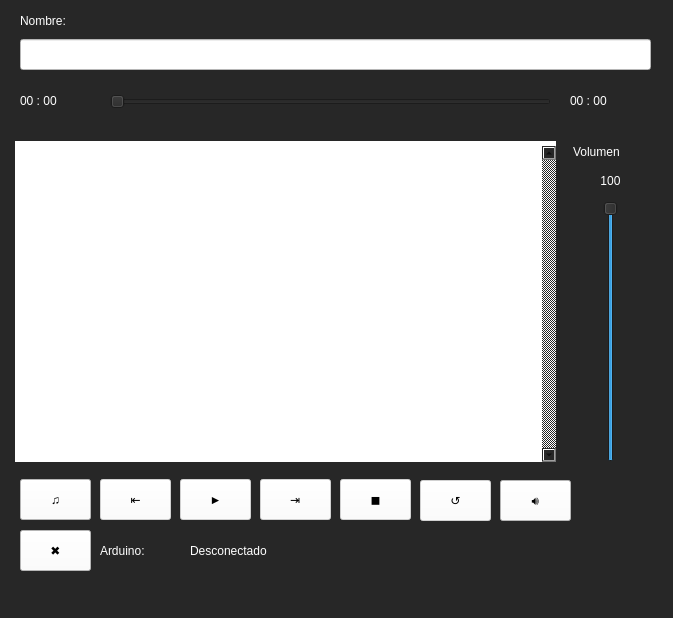
<?xml version="1.0" encoding="UTF-8"?>
<ui version="4.0">
 <class>MainWindow</class>
 <widget class="QMainWindow" name="MainWindow">
  <property name="geometry">
   <rect>
    <x>0</x>
    <y>0</y>
    <width>673</width>
    <height>618</height>
   </rect>
  </property>
  <property name="minimumSize">
   <size>
    <width>0</width>
    <height>0</height>
   </size>
  </property>
  <property name="windowTitle">
   <string>MainWindow</string>
  </property>
  <property name="styleSheet">
   <string notr="true">background-color: rgb(39, 39, 39);</string>
  </property>
  <property name="toolButtonStyle">
   <enum>Qt::ToolButtonIconOnly</enum>
  </property>
  <property name="tabShape">
   <enum>QTabWidget::Rounded</enum>
  </property>
  <widget class="QWidget" name="centralwidget">
   <widget class="QPushButton" name="btnAddSong">
    <property name="enabled">
     <bool>true</bool>
    </property>
    <property name="geometry">
     <rect>
      <x>20</x>
      <y>479</y>
      <width>71</width>
      <height>41</height>
     </rect>
    </property>
    <property name="styleSheet">
     <string notr="true">font: 75 20pt &quot;MS Shell Dlg 2&quot;;
background-color: rgb(255, 255, 255);</string>
    </property>
    <property name="text">
     <string>♫</string>
    </property>
   </widget>
   <widget class="QListWidget" name="listSongs">
    <property name="enabled">
     <bool>true</bool>
    </property>
    <property name="geometry">
     <rect>
      <x>15</x>
      <y>141</y>
      <width>541</width>
      <height>321</height>
     </rect>
    </property>
    <property name="styleSheet">
     <string notr="true">font: 14pt &quot;Consolas&quot;;
color: rgb(0, 0, 0);
padding-left: 5px;
padding-top: 5px;
background-color: rgb(255, 255, 255);</string>
    </property>
    <property name="frameShape">
     <enum>QFrame::NoFrame</enum>
    </property>
    <property name="frameShadow">
     <enum>QFrame::Raised</enum>
    </property>
    <property name="verticalScrollBarPolicy">
     <enum>Qt::ScrollBarAlwaysOn</enum>
    </property>
    <property name="horizontalScrollBarPolicy">
     <enum>Qt::ScrollBarAlwaysOff</enum>
    </property>
    <property name="autoScroll">
     <bool>false</bool>
    </property>
    <property name="showDropIndicator" stdset="0">
     <bool>false</bool>
    </property>
    <property name="alternatingRowColors">
     <bool>true</bool>
    </property>
    <property name="isWrapping" stdset="0">
     <bool>false</bool>
    </property>
    <property name="viewMode">
     <enum>QListView::ListMode</enum>
    </property>
    <property name="wordWrap">
     <bool>true</bool>
    </property>
    <property name="selectionRectVisible">
     <bool>true</bool>
    </property>
   </widget>
   <widget class="QPushButton" name="btnPlay">
    <property name="enabled">
     <bool>false</bool>
    </property>
    <property name="geometry">
     <rect>
      <x>180</x>
      <y>479</y>
      <width>71</width>
      <height>41</height>
     </rect>
    </property>
    <property name="styleSheet">
     <string notr="true">font: 75 20pt &quot;MS Shell Dlg 2&quot;;
color: rgb(0, 0, 0);
background-color: rgb(255, 255, 255);</string>
    </property>
    <property name="text">
     <string>►</string>
    </property>
   </widget>
   <widget class="QPushButton" name="btnStop">
    <property name="enabled">
     <bool>false</bool>
    </property>
    <property name="geometry">
     <rect>
      <x>340</x>
      <y>479</y>
      <width>71</width>
      <height>41</height>
     </rect>
    </property>
    <property name="styleSheet">
     <string notr="true">font: 75 15pt &quot;MS Shell Dlg 2&quot;;
color: rgb(0, 0, 0);
background-color: rgb(255, 255, 255);</string>
    </property>
    <property name="text">
     <string>◼</string>
    </property>
   </widget>
   <widget class="QPushButton" name="btnNext">
    <property name="enabled">
     <bool>false</bool>
    </property>
    <property name="geometry">
     <rect>
      <x>260</x>
      <y>479</y>
      <width>71</width>
      <height>41</height>
     </rect>
    </property>
    <property name="styleSheet">
     <string notr="true">font: 75 45pt &quot;MS Shell Dlg 2&quot;;
color: rgb(0, 0, 0);
background-color: rgb(255, 255, 255);</string>
    </property>
    <property name="text">
     <string>⇥</string>
    </property>
   </widget>
   <widget class="QPushButton" name="btnPrev">
    <property name="enabled">
     <bool>false</bool>
    </property>
    <property name="geometry">
     <rect>
      <x>100</x>
      <y>479</y>
      <width>71</width>
      <height>41</height>
     </rect>
    </property>
    <property name="styleSheet">
     <string notr="true">font: 75 45pt &quot;MS Shell Dlg 2&quot;;
color: rgb(0, 0, 0);
background-color: rgb(255, 255, 255);</string>
    </property>
    <property name="text">
     <string>⇤</string>
    </property>
   </widget>
   <widget class="QLabel" name="label">
    <property name="geometry">
     <rect>
      <x>573</x>
      <y>141</y>
      <width>81</width>
      <height>21</height>
     </rect>
    </property>
    <property name="styleSheet">
     <string notr="true">font: 14pt &quot;Consolas&quot;;
color: rgb(255, 255, 255);</string>
    </property>
    <property name="text">
     <string>Volumen</string>
    </property>
   </widget>
   <widget class="QSlider" name="sliderVol">
    <property name="geometry">
     <rect>
      <x>590</x>
      <y>201</y>
      <width>41</width>
      <height>261</height>
     </rect>
    </property>
    <property name="styleSheet">
     <string notr="true"/>
    </property>
    <property name="maximum">
     <number>100</number>
    </property>
    <property name="value">
     <number>100</number>
    </property>
    <property name="orientation">
     <enum>Qt::Vertical</enum>
    </property>
   </widget>
   <widget class="QPushButton" name="btnMute">
    <property name="geometry">
     <rect>
      <x>500</x>
      <y>480</y>
      <width>71</width>
      <height>41</height>
     </rect>
    </property>
    <property name="styleSheet">
     <string notr="true">font: 75 14pt &quot;MS Shell Dlg 2&quot;;
color: rgb(0, 0, 0);
background-color: rgb(255, 255, 255);</string>
    </property>
    <property name="text">
     <string>🔊</string>
    </property>
   </widget>
   <widget class="QPushButton" name="btnArduino">
    <property name="geometry">
     <rect>
      <x>20</x>
      <y>530</y>
      <width>71</width>
      <height>41</height>
     </rect>
    </property>
    <property name="toolTipDuration">
     <number>-2</number>
    </property>
    <property name="styleSheet">
     <string notr="true">font: 75 20pt &quot;MS Shell Dlg 2&quot;;
background-color: rgb(255, 255, 255);</string>
    </property>
    <property name="text">
     <string>✖</string>
    </property>
   </widget>
   <widget class="QLabel" name="label_3">
    <property name="geometry">
     <rect>
      <x>20</x>
      <y>10</y>
      <width>81</width>
      <height>21</height>
     </rect>
    </property>
    <property name="styleSheet">
     <string notr="true">font: 14pt &quot;Consolas&quot;;
color: rgb(255, 255, 255);</string>
    </property>
    <property name="text">
     <string>Nombre:</string>
    </property>
   </widget>
   <widget class="QLabel" name="txtSongLen">
    <property name="geometry">
     <rect>
      <x>570</x>
      <y>90</y>
      <width>81</width>
      <height>21</height>
     </rect>
    </property>
    <property name="styleSheet">
     <string notr="true">font: 14pt &quot;Consolas&quot;;
color: rgb(255, 255, 255);</string>
    </property>
    <property name="text">
     <string>00 : 00</string>
    </property>
   </widget>
   <widget class="QLabel" name="label_5">
    <property name="geometry">
     <rect>
      <x>100</x>
      <y>540</y>
      <width>81</width>
      <height>21</height>
     </rect>
    </property>
    <property name="styleSheet">
     <string notr="true">font: 14pt &quot;Consolas&quot;;
color: rgb(255, 255, 255);</string>
    </property>
    <property name="text">
     <string>Arduino:</string>
    </property>
   </widget>
   <widget class="QLabel" name="txtArduino">
    <property name="geometry">
     <rect>
      <x>190</x>
      <y>540</y>
      <width>131</width>
      <height>21</height>
     </rect>
    </property>
    <property name="styleSheet">
     <string notr="true">font: 14pt &quot;Consolas&quot;;
color: rgb(255, 255, 255);</string>
    </property>
    <property name="text">
     <string>Desconectado</string>
    </property>
   </widget>
   <widget class="QLabel" name="txtVol">
    <property name="geometry">
     <rect>
      <x>570</x>
      <y>170</y>
      <width>81</width>
      <height>21</height>
     </rect>
    </property>
    <property name="styleSheet">
     <string notr="true">font: 14pt &quot;Consolas&quot;;
color: rgb(255, 255, 255);</string>
    </property>
    <property name="text">
     <string>100</string>
    </property>
    <property name="alignment">
     <set>Qt::AlignCenter</set>
    </property>
   </widget>
   <widget class="QSlider" name="sliderPlayT">
    <property name="geometry">
     <rect>
      <x>110</x>
      <y>86</y>
      <width>441</width>
      <height>31</height>
     </rect>
    </property>
    <property name="orientation">
     <enum>Qt::Horizontal</enum>
    </property>
   </widget>
   <widget class="QLabel" name="txtSongPlayT">
    <property name="geometry">
     <rect>
      <x>20</x>
      <y>90</y>
      <width>81</width>
      <height>21</height>
     </rect>
    </property>
    <property name="styleSheet">
     <string notr="true">font: 14pt &quot;Consolas&quot;;
color: rgb(255, 255, 255);</string>
    </property>
    <property name="text">
     <string>00 : 00</string>
    </property>
   </widget>
   <widget class="QLineEdit" name="txtSong">
    <property name="enabled">
     <bool>false</bool>
    </property>
    <property name="geometry">
     <rect>
      <x>20</x>
      <y>39</y>
      <width>631</width>
      <height>31</height>
     </rect>
    </property>
    <property name="styleSheet">
     <string notr="true">font: 14pt &quot;Consolas&quot;;
color: rgb(0, 0, 0);
padding-left: 5px;
background-color: rgb(255, 255, 255);</string>
    </property>
    <property name="text">
     <string/>
    </property>
   </widget>
   <widget class="QPushButton" name="btnRewind">
    <property name="enabled">
     <bool>false</bool>
    </property>
    <property name="geometry">
     <rect>
      <x>420</x>
      <y>480</y>
      <width>71</width>
      <height>41</height>
     </rect>
    </property>
    <property name="styleSheet">
     <string notr="true">font: 75 25pt &quot;MS Shell Dlg 2&quot;;
color: rgb(0, 0, 0);
background-color: rgb(255, 255, 255);</string>
    </property>
    <property name="text">
     <string>↺</string>
    </property>
   </widget>
  </widget>
  <widget class="QMenuBar" name="menubar">
   <property name="geometry">
    <rect>
     <x>0</x>
     <y>0</y>
     <width>673</width>
     <height>21</height>
    </rect>
   </property>
  </widget>
  <widget class="QStatusBar" name="statusbar"/>
 </widget>
 <resources/>
 <connections/>
</ui>
